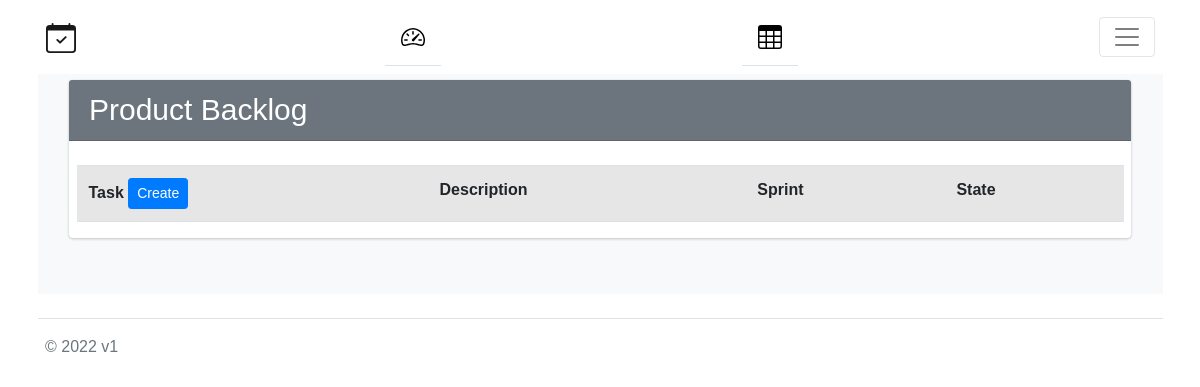
/projects/2/product_backlog (signed in), run on an earlier commit of the app's database.
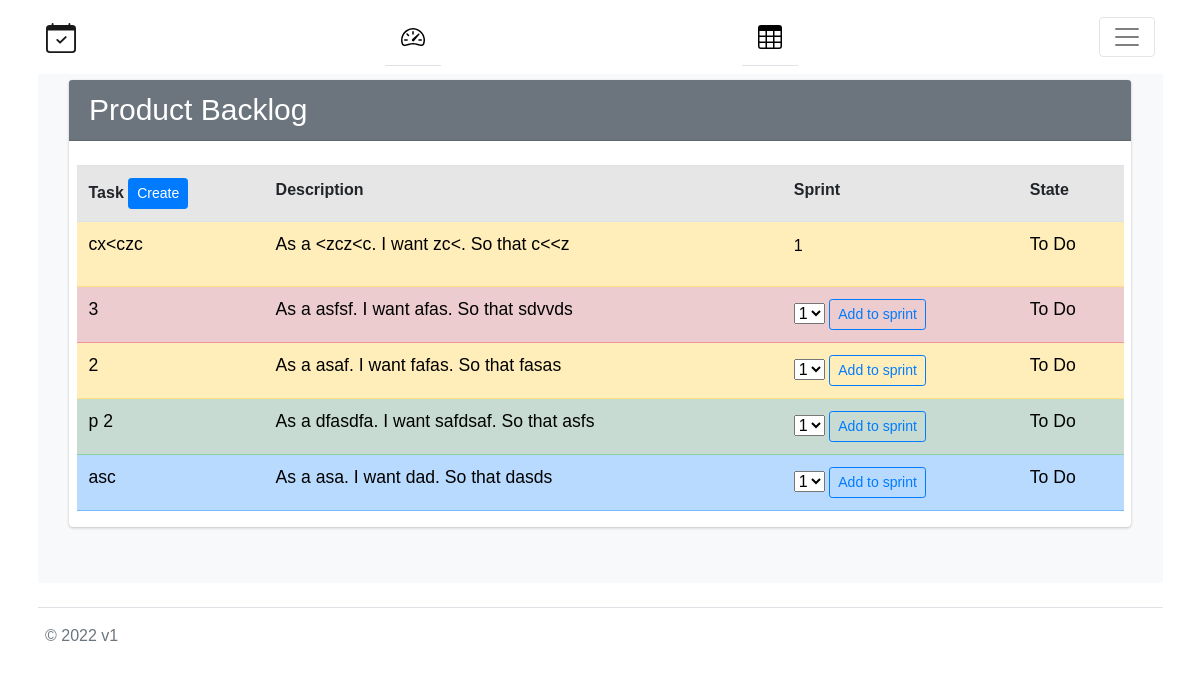
And on a later commit of the database.
### scrum/models.py (models this page shows)
class Task(models.Model):
    title = models.TextField()
    as_a = models.TextField()
    i_want = models.TextField()
    so_that = models.TextField()
    annotations = models.TextField()
    points = models.IntegerField()
    created_by = models.ForeignKey(User, on_delete=models.CASCADE, related_name='created_by+')
    created_at = models.DateTimeField(auto_now_add=True)
    assigned_for = models.ManyToManyField(User)
    priority = models.IntegerField()
    TODO = 1
    IN_PROGRESS = 2
    FINISHED = 3
    STATE_CHOICES = (
        (TODO, 'To Do'),
        (IN_PROGRESS, 'In Progress'),
        (FINISHED, 'Finished'),
    )
    state = models.PositiveSmallIntegerField(choices=STATE_CHOICES, blank=True, null=True)

### scrum/views.py (the view)
# urls.py: path('projects/<int:project_id>/product_backlog', scrum_views.product_backlog, name='product-backlog'),
@login_required
def product_backlog(request, project_id=None):
    proj = Project.objects.filter(id=project_id).first()
    user_prof = UserProfile.objects.filter(user=request.user).first()
    tasks = proj.tasks.values()
    for task in tasks:
        task['state_str'] = Task.STATE_CHOICES[task['state']-1][1]
        for sprint in proj.sprints.all():
            if sprint.tasks.filter(id=task['id']).first() != None:
                task['in_sprint'] = sprint.number
                break
            else:
                task['in_sprint'] = 0
    return render(request, 'scrum/product_backlog.html', {'title': f"Product Backlog", 'projects': user_prof.projects.all().values(), 'tasks': tasks,
                                                         'sprints': proj.sprints.values(),'project': proj})

### scrum/templates/scrum/product_backlog.html (shortened to what this page needs)
{% extends "scrum/base2.html" %}
{% block content %}
{% load static %}
<link rel="stylesheet" type="text/css" href="{% static 'users/static/css/all.min.css'  %}">
<link rel="stylesheet" type="text/css" href="{% static 'users/static/css/ekko-lightbox.css' %}">
<link rel="stylesheet" type="text/css" href="{% static 'users/static/css/adminlte.min.css' %}">
<link rel="stylesheet" type="text/css" href="{% static 'users/static/css/OverlayScrollbars.min.css' %}">
<section class="content pb-3">
  <div class="container-fluid h-100">
     <div class="card card-row card-secondary">
        <div class="card-header">
           <h3 style="font-size: 30px" class="card-title">
              Product Backlog {{n}}
           </h3>
        </div>
        <br>
          <div class="container">
            <table class="table table-striped table-hover">
              <tr>
                <th>Task <a href="/projects/{{project.id}}/add_task"><button type="button" class="btn btn-primary btn-sm" >Create</button></a></th>
                <th>Description</th>
                <th>Sprint</th>
                  <th>State</th>
              </tr>
          {% for task in tasks %}
            {% if task.priority == 4%}
                {% if task.points == 4 %}
                    <tr class="table-warning">
                <td>
                {% endif %}
                    <h5 class="card-title">{{task.title}}</h5>
                    </td>
                <td>
                    <h6 class="card-title">As a {{task.as_a}}. I want {{task.i_want}}. So that {{task.so_that}}</h6>
                    </td>
                <td>
                    {% if task.in_sprint == 0%}
                      <form action="add_task_sprint" method="post">
                          {% csrf_token %}
                          <select name="task_id" style="display: none;">
                              <option value="{{task.id}}"></option>
                          </select>
                          <select name="sprint_number">
                              {% for sprint in sprints %}
                              <option value="{{sprint.number}}">{{sprint.number}}</option>
                              {% endfor %}
                          </select>
                          <button type="submit" class="btn btn-outline-primary btn-sm">Add to sprint</button>
                      </form>
                    {%else%}
                    <p>{{task.in_sprint}}</p>
                    {% endif %}
                </td>
                <td>
                    <h6 class="card-title">{{task.state_str}}</h6>
                </td>
            {% endif %}
        {% endfor %}
                  {% for task in tasks %}
            {% if task.priority == 3%}
                {% if task.points == 8 %}
                  <tr class="table-danger">
                <td>
                {% endif %}
                    <h5 class="card-title">{{task.title}}</h5>
                    </td>
                <td>
                    <h6 class="card-title">As a {{task.as_a}}. I want {{task.i_want}}. So that {{task.so_that}}</h6>
                    </td>
                <td>
                    {% if task.in_sprint == 0%}
                      <form action="add_task_sprint" method="post">
                          <select name="sprint_number">
                              {% for sprint in sprints %}
                              <option value="{{sprint.number}}">{{sprint.number}}</option>
                              {% endfor %}
                          </select>
                          <button type="submit" class="btn btn-outline-primary btn-sm">Add to sprint</button>
                      </form>
                    {%else%}
                    <p>{{task.in_sprint}}</p>
                    {% endif %}
                </td>
                <td>
                    <h6 class="card-title">{{task.state_str}}</h6>
                </td>
            {% endif %}
        {% endfor %}
                {% for task in tasks %}
            {% if task.priority == 2%}
                {% if task.points == 2 %}
                  <tr class="table-success">
                <td>
                {% endif %}
                {% if task.points == 4 %}
                    <tr class="table-warning">
                <td>
                {% endif %}
                    <h5 class="card-title">{{task.title}}</h5>
                    </td>
                <td>
                    <h6 class="card-title">As a {{task.as_a}}. I want {{task.i_want}}. So that {{task.so_that}}</h6>
                    </td>
                <td>
                    {% if task.in_sprint == 0%}
                      <form action="add_task_sprint" method="post">
                          <select name="sprint_number">
                              {% for sprint in sprints %}
                              <option value="{{sprint.number}}">{{sprint.number}}</option>
                              {% endfor %}
                          </select>
                          <button type="submit" class="btn btn-outline-primary btn-sm">Add to sprint</button>
                      </form>
                    {%else%}
                    <p>{{task.in_sprint}}</p>
                    {% endif %}
                </td>
                <td>
                    <h6 class="card-title">{{task.state_str}}</h6>
                </td>
            {% endif %}
        {% endfor %}
                {% for task in tasks %}
            {% if task.priority == 1%}
                {% if task.points == 1 %}
                    <tr class="table-primary">
                <td>
                {% endif %}
                    <h5 class="card-title">{{task.title}}</h5>
                    </td>
                <td>
                    <h6 class="card-title">As a {{task.as_a}}. I want {{task.i_want}}. So that {{task.so_that}}</h6>
                    </td>
                <td>
                    {% if task.in_sprint == 0%}
                      <form action="add_task_sprint" method="post">
                          <select name="sprint_number">
                              {% for sprint in sprints %}
                              <option value="{{sprint.number}}">{{sprint.number}}</option>
                              {% endfor %}
                          </select>
                          <button type="submit" class="btn btn-outline-primary btn-sm">Add to sprint</button>
                      </form>
                    {%else%}
                    <p>{{task.in_sprint}}</p>
                    {% endif %}
                </td>
                <td>
                    <h6 class="card-title">{{task.state_str}}</h6>
                </td>
            {% endif %}
        {% endfor %}
              </tr>
            </table>
          </div>
                </div>
     </div>
</section>
{% endblock content %}

### scrum/templates/scrum/base2.html (shortened to what this page needs)
<!doctype html>
<html lang="pt" xmlns="http://www.w3.org/1999/html">
  <head>
    <link href="https://cdn.jsdelivr.net/npm/bootstrap@5.1.3/dist/css/bootstrap.min.css" rel="stylesheet">
    <link rel="stylesheet" href="https://cdnjs.cloudflare.com/ajax/libs/font-awesome/4.7.0/css/font-awesome.min.css">
  </head>
  <body>
    <div class="container py-3">
        <header class="pb-3 mb-4">
            <nav class="navbar navbar-light bg-white fixed-top container">
              <div class="container-fluid">
                <a class="navbar-brand" href="/">
                </a>
        <a href="/projects/{{project.id}}" class="nav-link py-3 border-bottom rounded-0" title="Project Dashboard" data-bs-toggle="tooltip" data-bs-placement="right">
          <svg class="bi pe-none" width="24" height="24" role="img" aria-label="Dashboard"><use xlink:href="#speedometer2"/></svg>
        </a>
        <a href="/projects/{{project.id}}/product_backlog" class="nav-link py-3 border-bottom rounded-0" title="Product Backlog" data-bs-toggle="tooltip" data-bs-placement="right">
          <svg class="bi pe-none" width="24" height="24" role="img" aria-label="Orders"><use xlink:href="#table"/></svg>
        </a>
                <button class="navbar-toggler" type="button" data-bs-toggle="offcanvas" data-bs-target="#offcanvasNavbar" aria-controls="offcanvasNavbar">
                  <span class="navbar-toggler-icon"></span>
                </button>
              </div>
            </nav>
        </header>
        <main>
            <div class="p-4 mb-4 bg-light rounded-6">
            {% block content %}{% endblock %}
            </div>
        </main>
        <footer class="pt-3 mt-4 text-muted border-top">
            <div class="col-md-9">&copy; 2022 v1</div>
        </footer>
    </div>
  </body>
</html>

### scrum/templates/scrum/product_backlog.html (style rules this page uses)
h5.card-title { text-align: left; }
* { box-sizing: border-box; }
body { font-family: Arial, Helvetica, sans-serif; }

What changed in the data, as far as the page shows it:
added Task: title "cx<czc", as_a "<zcz<c", i_want "zc<", so_that "c<<z", in_sprint "1", state_str "To Do", shown under "Product Backlog"
added Task: title "3", as_a "asfsf", i_want "afas", so_that "sdvvds", state_str "To Do"
added Task: title "2", as_a "asaf", i_want "fafas", so_that "fasas", state_str "To Do"
added Task: title "p 2", as_a "dfasdfa", i_want "safdsaf", so_that "asfs", state_str "To Do"
added Task: title "asc", as_a "asa", i_want "dad", so_that "dasds", state_str "To Do"
